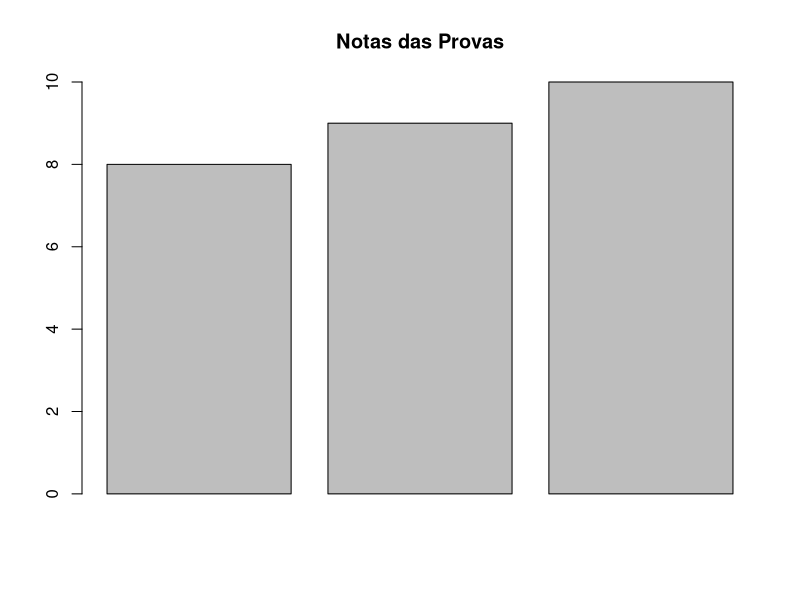

The R source for this figure:
#conexão com api rest
#https://cran.r-project.org/web/packages/jsonlite/vignettes/json-apis.html
#integração do r-studio server  

#a apresentação foi feita no rstudio
#mostra os pacotes instalados
library()

#instalar um pacote 
install.packages("ggplot2")
#carrega o projeto
library(ggplot2)
#ou 
require(ggplot2)

#pacotes ativos na sessão
#search()
#row.names =1, indica que coluna 1 é uma 
plan <- read.csv("PlanR.csv",header = TRUE, sep = ";", row.names = 1)
plan


plan2 <- read.csv("PlanR.csv",header = TRUE, sep = ";")
plan2

#1 indica que é média das linhas
apply(plan, 1, mean)
#2 identifica que é a coluna
apply(plan, 2, summary)

mean(plan)

pdf("saidaPdf.pdf")

plan2
#volta a saida para para ser na tela
#dev.off()

#vetores

#vetores só pode ter um tipo de dados
#vetor aqui começa no 1

a = c(1,3, 5); b=c(2,4,6)
d=c(a,b)#juntando os vetores
d
d[3]

v = c(1,2,3,4,5)
2*v


w =c(1)
v*w
v+w

w =c(1,2)

v*w
v+w
c(w,v,w)


#funções embutidas
sqrt(2)
exp(2)

abs(-17)

13/0#inf
sqrt(-17)
sqrt(-17+0i)


vet <- c(1,4,7,2,5,8)
#extremos
range(vet)
length(vet)
sum(vet)
#soma acumulada
cumsum(vet)
prod(vet)

mean(vet)
#medida de quão dispersa é um intervalo em cima da média
#quanto maior a variancia maior a dispersão
var(vet)

summary(vet)

#reverte a ordem do vetor
rev(vet)

#ordena o vetor
sort(vet)

sort(vet, decreasing = TRUE)

#te dar a ordem dos indices
order(vet)


rank(vet)

#gera o número de 1  a 10
1:10
# gera o número de 10 a 1
10:1

seq(2,20,2)

seq(2,20,2)

n=10
1:n-1#primeiro o vetor, depois o menos
1:(n-1) # agora ele respeita o parenteses


seq(from=1,to=10)
#começa no um, finaliza no 10, e vai somando de 2 em 2
seq(1,10,by=2)
#só 3 elementos
seq(1,10,length=3)


x = 1:3
rep(x, times=5)

rep(x, each=5)


#não entendi essa ?
y = rep(c(4,2,8,10,6), c(1,2,2,1,3))
y

unique(y)


#exercicio
#Construa um vetor com os números de 14 a 7 seguidos de 7
#números 4 seguido de 8 até 16 passo 2


#minha resposta
exercicio = seq(14,7)
exercicio = c(exercicio, rep(4:4,times=7))
exercicio = c(exercicio, 8,16,2)
exercicio

#resposta do professor

#o -1 é para ir incremetando
respostaprofessor = c(seq(14,7,-1), rep(c(4),7), seq(8,16,2)  )
respostaprofessor


#quando não tem valor é NA

# == IGUAL
# != diferente
# & e
# | ou
# ! negação

hip = 3<2 ; hip
x = 1:3; x<=2

0/0
# Nan representa número não disponível, que não existe



zz = barplot(8:10, main="Notas das Provas")


?Quotes


y= 5:-5; y

y[y<0] <- -y[y<0]; y

#atribuindo nomes para o elementos, inves de usar o indice
#lê a entrada, no caso aqui do teclado
aluno <- scan(what = character(3)) # melhor usar a de baixo, ou essa ou a linha de baixo
aluno <- c("Renata","Lili","Ari")
nota<-8:10
names(nota) <- aluno
w <- nota[c("Renata","Lili")]; w
  
attributes(w)


num <- 1:10; num
#atençao com essa seta
as.character(num) -> digito; digito
renum <- as.integer(digito); renum

#converte de string para boolean
nbool <- c("TRUE","FALSE"); nbool;
rebool  <- as.logical(nbool); rebool;


#matrizes
z  = 1:25; z
#dim é predefinido
attr(z, "dim") <- c(5,5)
z


mat = 1:150; mat
dim(mat) <-c(15,10)
mat


M <- matrix(1:6, nrow=2, ncol=3)
M

##prenche linha por linha
M <- matrix(1:6, nrow=2, ncol=3, byrow = TRUE)
M






